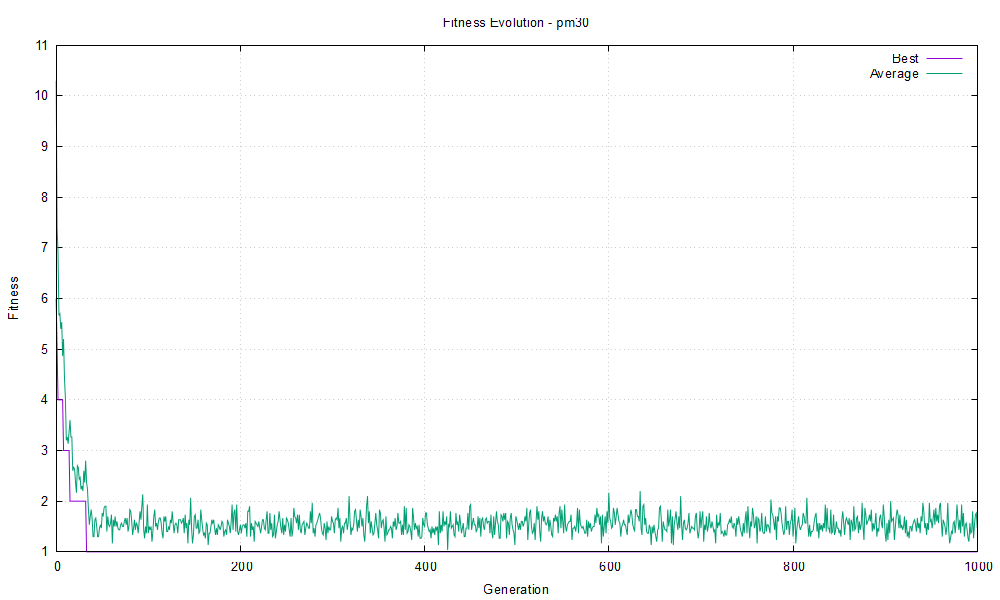

Write gnuplot code to recreate this figure.
set terminal pngcairo size 1000,600 enhanced font 'Arial,10'
set output 'plot_pm30.png'
set title 'Fitness Evolution - pm30'
set xlabel 'Generation'
set ylabel 'Fitness'
set grid
plot 'fitness_pm30.txt' using 1:2 with lines title 'Best', \
     'fitness_pm30.txt' using 1:3 with lines title 'Average'
